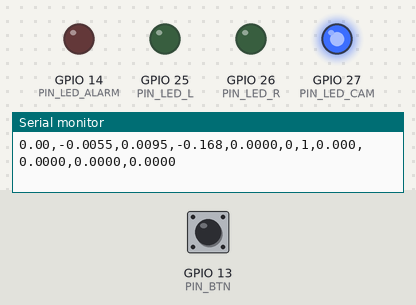
This sketch was run on a simulated ESP32. Parts: output pins drawn as LEDs (lit = HIGH), the last lines printed to the serial monitor. The test bench sets the inputs (shaded band); at power-on: GPIO 13 (PIN_BTN) HIGH.

Above: at 0.1 s.
At 1.2 s:
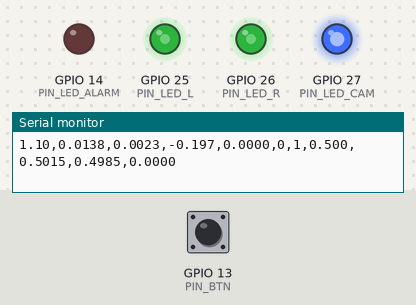
1.3 s: GPIO 13 (PIN_BTN) pulled LOW for 0.15 s
At 9.3 s:
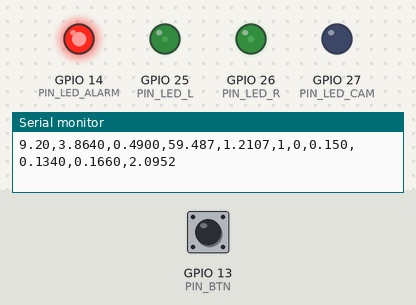
Timing chart, 0 to 43.3 s (numbered marks = the images above; inputs shaded):
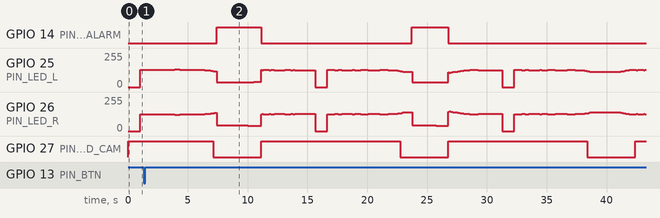

Measured:
- by itself, GPIO 27 (PIN_LED_CAM): alternates HIGH for 11.6 s and LOW for 4.0 s

The sketch:

sketch.ino
```cpp
// sketch.ino: ESP32 (Wokwi) replay of two simulated runs from the browser simulator (PLAN §8, check V8).
//
// Pass 1 "healthy": 4 s camera blackout, no fault. Press the button DURING the blackout to inject a
//                   +1 deg/s gyro fault into the replayed gyro; the alarm LED should light ~0.5-0.6 s later.
// Pass 2 "gyro_fault": the recorded run with a +1 deg/s gyro fault starting 0.5 s into the blackout.
// After each pass the firmware compares its own estimate with the browser's at every 20 ms step and prints
// "V8 PARITY: PASS/FAIL" (pose < 1 mm, identical alarm states, wheel commands < 1e-3 m/s).
// Replay is open loop: the recorded robot does not respond to these commands (PLAN §8 limitation).
//
// LEDs: GPIO25 = left-wheel command, GPIO26 = right-wheel command (brightness = speed),
//       GPIO27 = camera fresh (off during the blackout), GPIO14 = monitor alarm. Button: GPIO13 to GND.
#include "estimator.h"
#include "trace_healthy.h"
#include "trace_gyro_fault.h"

const int PIN_LED_L = 25, PIN_LED_R = 26, PIN_LED_CAM = 27, PIN_LED_ALARM = 14, PIN_BTN = 13;

struct Pass { const char* name; const TraceRow* tr; const RefRow* ref; int n, onTick, retTick, faultTick; };
const Pass PASSES[2] = {
  { "healthy", TRACE_HEALTHY, REF_HEALTHY, TRACE_HEALTHY_N, TRACE_HEALTHY_ON_TICK, TRACE_HEALTHY_RET_TICK, TRACE_HEALTHY_FAULT_TICK },
  { "gyro_fault", TRACE_GYRO_FAULT, REF_GYRO_FAULT, TRACE_GYRO_FAULT_N, TRACE_GYRO_FAULT_ON_TICK, TRACE_GYRO_FAULT_RET_TICK, TRACE_GYRO_FAULT_FAULT_TICK },
};

est::Replay rp;
int passIdx = 0, tick = 0, injectTick = -1, alarmDiff = 0, lastBtn = HIGH;
bool prevAlarm = false;
float maxPos = 0, maxTh = 0, maxCmd = 0, maxD = 0;
uint32_t nextUs = 0, sumUs = 0, maxUs = 0, lastBtnMs = 0;

int duty(float u) { return (int)(255.0f * fminf(fabsf(u) / P_WHEEL_VMAX, 1.0f) + 0.5f); }

void startPass(int k) {
  passIdx = k; tick = 0; injectTick = -1; alarmDiff = 0; prevAlarm = false;
  maxPos = maxTh = maxCmd = maxD = 0; sumUs = maxUs = 0;
  rp.reset();
  const Pass& ps = PASSES[k];
  Serial.printf("\n# ===== PASS %d: %s (%d steps of 20 ms) =====\n", k + 1, ps.name, ps.n);
  Serial.printf("# blackout %.2f-%.2f s%s\n", ps.onTick * 0.02f, ps.retTick * 0.02f,
                ps.faultTick >= 0 ? "; recorded gyro fault +1 deg/s" : "; press the button during the blackout to inject a gyro fault");
  if (ps.faultTick >= 0) Serial.printf("# recorded fault onset t=%.2f s\n", ps.faultTick * 0.02f);
  Serial.println("t_s,x_m,y_m,th_deg,D_deg,alarm,cam,vc_mps,uL_mps,uR_mps,pose_err_mm");
  nextUs = micros();
}

void endPass() {
  const Pass& ps = PASSES[passIdx];
  Serial.printf("# PASS %s done: max pose diff %.4f mm, max heading diff %.5f deg, max |dD| %.5f deg, alarm rows differing %d of %d, max wheel-cmd diff %.6f m/s\n",
                ps.name, maxPos * 1000.0f, maxTh * 180.0f / est::PI_F, maxD * 180.0f / est::PI_F, alarmDiff, ps.n, maxCmd);
  Serial.printf("# estimator+monitor+steering step: mean %lu us, max %lu us (Wokwi timing is indicative)\n", (unsigned long)(sumUs / ps.n), (unsigned long)maxUs);
  if (injectTick >= 0) {
    Serial.printf("# fault injected by button at t=%.2f s: the input differs from the browser run, so parity is not expected\n", injectTick * 0.02f);
  } else {
    bool pass = maxPos < 0.001f && alarmDiff == 0 && maxCmd < 0.001f;
    Serial.printf("# V8 PARITY (%s): %s\n", ps.name, pass ? "PASS" : "FAIL");
  }
}

void setup() {
  Serial.begin(115200);
  pinMode(PIN_LED_CAM, OUTPUT); pinMode(PIN_LED_ALARM, OUTPUT); pinMode(PIN_BTN, INPUT_PULLUP);
  Serial.println("# co_res ESP32 replay: EKF + gyro-encoder monitor + Pure Pursuit (float32). All data simulated.");
  startPass(0);
}

void loop() {
  if ((int32_t)(micros() - nextUs) < 0) return;        // 50 Hz pacing
  nextUs += 20000;
  const Pass& ps = PASSES[passIdx];

  int b = digitalRead(PIN_BTN);                          // falling edge = press (debounced)
  if (b == LOW && lastBtn == HIGH && millis() - lastBtnMs > 200 && injectTick < 0) {
    injectTick = tick; lastBtnMs = millis();
    Serial.printf("# BUTTON: injecting +1 deg/s gyro fault from t=%.2f s\n", tick * 0.02f);
  }
  lastBtn = b;

  uint32_t t0 = micros();
  rp.step(tick, ps.tr[tick], injectTick >= 0 ? P_FAULT_STEP : 0.0f);
  float uL, uR;
  rp.wheelCmd(uL, uR);
  uint32_t us = micros() - t0;
  sumUs += us; if (us > maxUs) maxUs = us;

  const RefRow& R = ps.ref[tick];                        // parity against the browser, same timestamp
  float pe = hypotf(rp.ekf.X[0] - R.x, rp.ekf.X[1] - R.y);
  maxPos = fmaxf(maxPos, pe);
  maxTh = fmaxf(maxTh, fabsf(est::wrapf(rp.ekf.X[2] - R.th)));
  maxD = fmaxf(maxD, fabsf(rp.D - R.D));
  maxCmd = fmaxf(maxCmd, fmaxf(fabsf(uL - R.uL), fabsf(uR - R.uR)));
  if ((rp.alarm ? 1 : 0) != R.alarm) alarmDiff++;

  analogWrite(PIN_LED_L, duty(uL));
  analogWrite(PIN_LED_R, duty(uR));
  digitalWrite(PIN_LED_CAM, rp.cameraFresh() ? HIGH : LOW);
  digitalWrite(PIN_LED_ALARM, rp.alarm ? HIGH : LOW);

  const float t = tick * 0.02f;
  if (tick == ps.onTick) Serial.printf("# CAMERA LOST t=%.2f s\n", t);
  if (rp.alarm && !prevAlarm) Serial.printf("# ALARM t=%.2f s -> speed capped at %.2f m/s\n", t, P_ALPHA * P_V);
  if (tick == ps.retTick) Serial.printf("# CAMERA BACK t=%.2f s\n", t);
  prevAlarm = rp.alarm;
  if (tick % 5 == 0)
    Serial.printf("%.2f,%.4f,%.4f,%.3f,%.4f,%d,%d,%.3f,%.4f,%.4f,%.4f\n", t, rp.ekf.X[0], rp.ekf.X[1], rp.ekf.X[2] * 180.0f / est::PI_F,
                  rp.D * 180.0f / est::PI_F, rp.alarm ? 1 : 0, rp.cameraFresh() ? 1 : 0, rp.vc, uL, uR, pe * 1000.0f);

  if (++tick >= ps.n) {
    endPass();
    delay(1500);
    startPass((passIdx + 1) % 2);
  }
}
```

estimator.h
```cpp
// estimator.h: float32 port of the browser simulator's estimator and controller for the ESP32 replay
// (PLAN §8, check V8). Each function mirrors one simulator file:
//   Route::project/point   <- sim/route.js      Ekf::predict/update <- sim/estimators.js
//   Monitor::update        <- sim/monitor.js    purePursuit         <- sim/control.js
//   Replay::step           <- the step order of sim/simulate.js at a 20 ms sensor tick:
//                             sensors -> camera (every 5th tick) -> steering (every 5th tick)
// Time is counted in integer ticks, so gate and calibration decisions match the simulator exactly.
#pragma once
#include <math.h>
#include <stdint.h>
#include <string.h>
#include "sim_params.h"

// One 20 ms sensor step of the recorded run. cam: 0 = no camera slot, 1 = report delivered, 2 = report lost.
struct TraceRow { int16_t dnL, dnR; float gyro; uint8_t cam; float cx, cy, cth; };
// The browser's state after the same step: pose, residual D, wheel commands, speed and turn commands, alarm.
struct RefRow { float x, y, th, D, uL, uR, vc, wc; uint8_t alarm; };

namespace est {

const float PI_F = 3.14159265358979f;
inline float clampf(float a, float lo, float hi) { return a < lo ? lo : (a > hi ? hi : a); }
inline float wrapf(float a) { a = fmodf(a + PI_F, 2.0f * PI_F); if (a < 0) a += 2.0f * PI_F; return a - PI_F; }

// Straight L1 -> 90 deg left arc of radius R -> straight L3.
struct Route {
  float R, L1, L3, La, cx, cy;
  void init(float r, float l1, float l3) { R = r; L1 = l1; L3 = l3; La = PI_F / 2 * R; cx = L1; cy = R; }
  void point(float s, float& x, float& y) const {
    if (s <= L1) { x = s; y = 0; return; }
    if (s <= L1 + La) { float a = -PI_F / 2 + (s - L1) / R; x = cx + R * cosf(a); y = cy + R * sinf(a); return; }
    x = L1 + R; y = R + (s - L1 - La);
  }
  float project(float x, float y) const {          // arc length of the closest route point
    float s1 = clampf(x, 0, L1), bestD = hypotf(x - s1, y), bestS = s1;
    float a = clampf(atan2f(y - cy, x - cx), -PI_F / 2, 0);
    float d2 = hypotf(x - (cx + R * cosf(a)), y - (cy + R * sinf(a)));
    if (d2 < bestD) { bestD = d2; bestS = L1 + (a + PI_F / 2) * R; }
    float s3 = clampf(y - R, 0, L3), d3 = hypotf(x - (L1 + R), y - (R + s3));
    if (d3 < bestD) { bestD = d3; bestS = L1 + La + s3; }
    return bestS;
  }
};

inline void inv3(const float m[3][3], float o[3][3]) {
  float a = m[0][0], b = m[0][1], c = m[0][2], d = m[1][0], e = m[1][1], f = m[1][2], g = m[2][0], h = m[2][1], i = m[2][2];
  float A = e * i - f * h, B = -(d * i - f * g), C = d * h - e * g, det = a * A + b * B + c * C;
  o[0][0] = A / det; o[0][1] = -(b * i - c * h) / det; o[0][2] = (b * f - c * e) / det;
  o[1][0] = B / det; o[1][1] = (a * i - c * g) / det;  o[1][2] = -(a * f - c * d) / det;
  o[2][0] = C / det; o[2][1] = -(a * h - b * g) / det; o[2][2] = (a * e - b * d) / det;
}

// 4-state EKF: [x, y, theta, gyro bias] (PLAN §5.1).
struct Ekf {
  float X[4];
  float P[4][4];
  void init() {
    memset(X, 0, sizeof(X)); memset(P, 0, sizeof(P));
    P[0][0] = 1e-4f; P[1][1] = 1e-4f; P[2][2] = (PI_F / 180) * (PI_F / 180); P[3][3] = 1e-6f;
  }
  void predict(float ds, float wg, float dtS) {
    float c = cosf(X[2]), s = sinf(X[2]);
    X[0] += ds * c; X[1] += ds * s; X[2] = wrapf(X[2] + (wg - X[3]) * dtS);
    float f02 = -ds * s, f12 = ds * c, f23 = -dtS;
    float FP[4][4];
    memcpy(FP, P, sizeof(P));
    for (int j = 0; j < 4; j++) { FP[0][j] += f02 * P[2][j]; FP[1][j] += f12 * P[2][j]; FP[2][j] += f23 * P[3][j]; }
    for (int i = 0; i < 4; i++) {
      P[i][0] = FP[i][0] + FP[i][2] * f02; P[i][1] = FP[i][1] + FP[i][2] * f12;
      P[i][2] = FP[i][2] + FP[i][3] * f23; P[i][3] = FP[i][3];
    }
    const float res = 2.0f * PI_F * P_WHEEL_R / P_CPR;
    float qds = res * res / 12.0f + (P_EKF_SCALE_SIG * ds) * (P_EKF_SCALE_SIG * ds), qth = P_GYRO_ARW * P_GYRO_ARW * dtS;
    P[0][0] += c * c * qds; P[0][1] += c * s * qds; P[1][0] += c * s * qds; P[1][1] += s * s * qds;
    P[2][2] += qth; P[3][3] += P_EKF_BIAS_RW * P_EKF_BIAS_RW;
  }
  void update(const float z[3], const float Rd[3]) {   // H = [I3 0]
    float S[3][3], Si[3][3];
    for (int i = 0; i < 3; i++) for (int j = 0; j < 3; j++) S[i][j] = P[i][j] + (i == j ? Rd[i] : 0.0f);
    inv3(S, Si);
    float inn[3] = { z[0] - X[0], z[1] - X[1], wrapf(z[2] - X[2]) };
    float K[4][3];
    for (int i = 0; i < 4; i++) for (int j = 0; j < 3; j++) K[i][j] = P[i][0] * Si[0][j] + P[i][1] * Si[1][j] + P[i][2] * Si[2][j];
    for (int i = 0; i < 4; i++) X[i] += K[i][0] * inn[0] + K[i][1] * inn[1] + K[i][2] * inn[2];
    X[2] = wrapf(X[2]);
    float top[3][4];
    memcpy(top, P, sizeof(top));
    for (int i = 0; i < 4; i++) for (int j = 0; j < 4; j++) P[i][j] -= K[i][0] * top[0][j] + K[i][1] * top[1][j] + K[i][2] * top[2][j];
    for (int i = 0; i < 4; i++) for (int j = 0; j < i; j++) { float m = 0.5f * (P[i][j] + P[j][i]); P[i][j] = m; P[j][i] = m; }
  }
};

// Gyro-encoder consistency monitor v2 (PLAN §5.3): own offset o, frozen while the camera is missing.
struct Monitor {
  float ring[P_MON_WIN_N];
  float o, cum;
  int i;
  bool full;
  void init(float oInit) { memset(ring, 0, sizeof(ring)); o = oInit; cum = 0; i = 0; full = false; }
  float update(float wg, float dL, float dR, bool fresh, float dtS) {
    float r = wg - (dR - dL) / (P_TRACK * dtS);
    if (fresh) o += (r - o) * dtS / P_MON_REF_TAU;
    cum += (r - o) * dtS;
    float old = ring[i];
    ring[i] = cum; i = (i + 1) % P_MON_WIN_N; if (i == 0) full = true;
    return full ? cum - old : 0.0f;
  }
};

inline float purePursuit(const Route& rt, const float X[4], float Ld, float vc) {
  float s = rt.project(X[0], X[1]), gx, gy;
  rt.point(s + Ld, gx, gy);
  float dx = gx - X[0], dy = gy - X[1], yg = -sinf(X[2]) * dx + cosf(X[2]) * dy;
  return 2.0f * vc * yg / (dx * dx + dy * dy);      // omega_c = 2 v_c y_g / d^2
}

// The robot's estimator + policy SA ("slow on alarm"), driven by replayed sensor data.
struct Replay {
  Route route; Ekf ekf; Monitor mon;
  bool calibrated, alarm;
  double calSum;
  int calN, tFixTick, missed;
  float bCal, D, vc, wc;
  void reset() {
    route.init(P_R, P_L1, P_L3); ekf.init();
    calibrated = false; alarm = false; calSum = 0; calN = 0; tFixTick = 0; missed = 0; bCal = 0; D = 0; vc = 0; wc = 0;
  }
  void step(int i, const TraceRow& row, float gyroExtra) {
    const float dtS = 1.0f / P_SENS_HZ, radPerCount = 2.0f * PI_F / P_CPR;
    const bool moving = i >= P_TSTILL_TICKS;
    const float dL = row.dnL * radPerCount * P_WHEEL_R, dR = row.dnR * radPerCount * P_WHEEL_R, wg = row.gyro + gyroExtra;
    // 1. sensors: stationary calibration, then prediction and monitor
    if (!calibrated) {
      if (!moving) { calSum += wg; calN++; }
      else {
        int n = calN > 0 ? calN : 1;
        bCal = (float)(calSum / n); calibrated = true; ekf.X[3] = bCal; mon.init(bCal);
        ekf.P[3][3] = P_GYRO_ARW * P_GYRO_ARW / (dtS * n);
      }
    }
    if (calibrated) {
      ekf.predict(0.5f * (dL + dR), wg, dtS);
      D = mon.update(wg, dL, dR, missed == 0, dtS);
      int missAge = missed > 0 ? i - (tFixTick + P_CAM_EVERY) : -1;   // ticks since the first missed report
      if (moving && !alarm && missAge >= P_MON_GATE_TICKS && fabsf(D) > P_MON_THR) alarm = true;
    }
    // 2. camera (10 Hz)
    if (i % P_CAM_EVERY == 0) {
      if (row.cam == 1) {
        tFixTick = i; missed = 0; alarm = false;
        const float z[3] = { row.cx, row.cy, row.cth };
        const float Rd[3] = { P_CAM_SIG_XY * P_CAM_SIG_XY, P_CAM_SIG_XY * P_CAM_SIG_XY, P_CAM_SIG_TH * P_CAM_SIG_TH };
        ekf.update(z, Rd);
      } else if (row.cam == 2) missed++;
    }
    // 3. steering (10 Hz): policy SA, then Pure Pursuit
    if (i % P_STEER_EVERY == 0 && moving) {
      vc = alarm ? P_ALPHA * P_V : P_V;
      wc = purePursuit(route, ekf.X, P_LD, vc);
    }
  }
  bool cameraFresh() const { return missed == 0; }
  void wheelCmd(float& uL, float& uR) const {
    uL = clampf(vc - wc * P_TRACK / 2, -P_WHEEL_VMAX, P_WHEEL_VMAX);
    uR = clampf(vc + wc * P_TRACK / 2, -P_WHEEL_VMAX, P_WHEEL_VMAX);
  }
};

}  // namespace est
```

sim_params.h
```cpp
// AUTO-GENERATED by sim/trace_export.js from sim/params.js (params hash f9c9f7cf). Do not edit.
// The firmware takes every constant from here, so it can never drift from the simulator.
#pragma once
#define P_R 1.00000000f
#define P_L1 3.00000000f
#define P_L3 5.00000000f
#define P_V 0.500000000f
#define P_LD 0.300000000f
#define P_TRACK 0.200000000f
#define P_WHEEL_R 0.0330000000f
#define P_CPR 360
#define P_WHEEL_VMAX 1.00000000f
#define P_SENS_HZ 50
#define P_CAM_EVERY 5
#define P_STEER_EVERY 5
#define P_TSTILL_TICKS 50
#define P_CAM_SIG_XY 0.0100000000f
#define P_CAM_SIG_TH 0.0174532925f
#define P_GYRO_ARW 0.000261799388f
#define P_EKF_SCALE_SIG 0.0100000000f
#define P_EKF_BIAS_RW 0.000300000000f
#define P_MON_WIN_N 100
#define P_MON_THR 0.0104719755f
#define P_MON_GATE_TICKS 15
#define P_MON_REF_TAU 10.0000000f
#define P_ALPHA 0.300000000f
#define P_FAULT_STEP 0.0174532925f   // fault button: +1 deg/s on the replayed gyro
```

Source omitted: trace_gyro_fault.h (103685 bytes), trace_healthy.h (104740 bytes)
